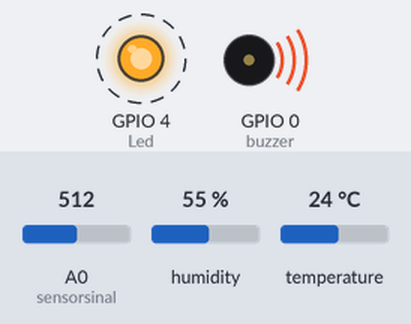
Bench run of a sketch on a simulated ESP8266 (NodeMCU). Parts: output pins drawn as LEDs (lit = HIGH), buzzer (waves = sounding). Dashed ring = blinking. Inputs (shaded band) come from the test bench; at power-on: humidity 55 %, A0 (sensorsinal) = 512, temperature 24 °C. WiFi joins after 1.5 s; servers stay silent unless stated; no MQTT or app messages arrive unless stated; pins used as bus, display or sensor lines are not drawn; what the sketch prints to the serial monitor is not drawn.

Above: at 2.7 s.
2.8 s: humidity set to 41 %
8.1 s: humidity set to 37 %
At 10.2 s:
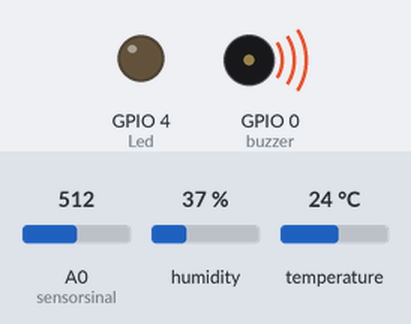
13.2 s: humidity set to 40 %
At 14.4 s:
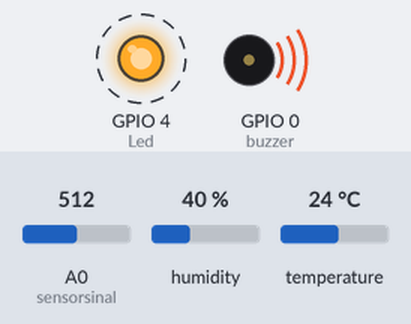
18.3 s: humidity set to 22 %
At 19.5 s:
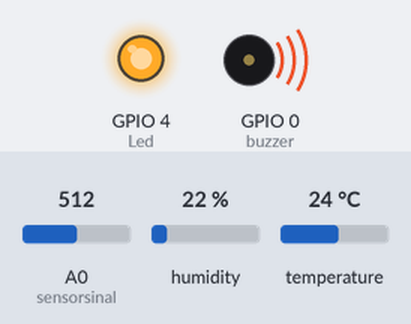
Timing chart, 0 to 21.4 s (numbered marks = the images above; inputs shaded):
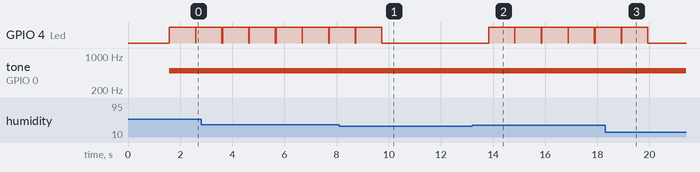

The sketch:

ProjectA.ino
```cpp
#include <ESP8266WiFi.h> // Adciona a Biblioteca que permite que o ESP Conecte a o WIFI
#include <PubSubClient.h> // Adciona a Biblioteca que Permite que o ESP conecte a o MQTT
#include <DHT.h> //Biblioteca para funcionamento do sensor de temperatura e umidade DHT11
#include "Secrets.h" // importa as variaveis de senha e login do broker MQTT e do WiFI
#include "Mqtt.h" // importa os topicos usados pelo programa

#define sensorvcc 5 //Define o pino de energia que sera usado pelo sensor de nivel de agua
#define sensorsinal 17  //Define o pino de leitura do sensor de nivel de agua

#define Led 4 // Define o pino do Led

const int buzzer = 0;  // Define o pino do buzzer

#define DHTPIN 2 //Pino digital D2 (GPIO5) conectado ao DHT11
#define DHTTYPE DHT11 //Tipo do sensor DHT11

DHT dht(DHTPIN, DHTTYPE); //Inicializando o objeto dht do tipo DHT passando como parâmetro o pino (DHTPIN) e o tipo do sensor (DHTTYPE)

float temperatura; //variável para armazenar a temperatura
float umidade; //Variável para armazenar a umidade

int val = 0; // Cria a variavel Val que armazena o valor lido pelo sensor de nivel de agua

String msg; // Criar a variavel do tipo String msg

WiFiClient espClient; // Criar a variavel que sera usada para conectar no WIFI
PubSubClient client(espClient); // Criar a variavel que sera usada para conectar no Broker

void setup() {
  pinMode(sensorvcc, OUTPUT); // Define o pino vcc do sensor de nivel de agua como um output

  digitalWrite(sensorvcc, LOW); // Deixa o pino vcc do sendor de nivel de agua em LOW

  pinMode(buzzer,OUTPUT); // Define o buzzer como um output

  pinMode(Led, OUTPUT); // Define o led como um output

  Serial.begin(9600); // Define que o monitor serial sera iniciado na Configuração 115200

  dht.begin(); // inicia o sensor de umidade e temperatura

  //Inicia a Conexão com o WIFI
  WiFi.begin(ssid, password); // Inicia a conexão com o WIFI
  while (WiFi.status() != WL_CONNECTED) { // Aguarda ate o Wifi estar conectado
      delay(500); // Espera 500 milisegundo
      Serial.println("Iniciado conexão..."); // Mostrar no monitor serial o texto Iniciado conexão.
  }
  Serial.println("WIFI Conectado"); // Quando o WIFI conectar mostrar no monitor serial o texto WIFI Conectado
  // Termina de Conectar com o WIFI

  //Inicia a Conexão com o MQTT
  client.setServer(mqtt_broker, mqtt_port); // Inicia a conexão com o Broker
  client.setCallback(callback); // Verifica a resposta
  while (!client.connected()) { // Aguarda ate o Broker estar conectado
      String client_id = "esp8266-client-dw"; // Define o ID que o ESP usara no Broker
      client_id += String(WiFi.macAddress()); // Criar um ID usando o MAC address para que nao aja conflito de ids
      Serial.printf("Conectando a Broker\n", client_id.c_str());
      if (client.connect(client_id.c_str(), mqtt_username, mqtt_password)) { // coloca o mqtt_username e o mqtt_password para que seja feito o login no Broker
           Serial.println("Broker Conectado"); // Mostrar no monitor serial o texto Broker Conectado
      } else { // Caso nao consiga se conectar a o Broker
          Serial.print("Falha na conexão"); // Mostrar no monitor serial o texto Falha na conexão
          Serial.print(client.state()); // Mostrar no monitor serial o Status da conexão
          delay(2000); // Aguarda dois segundos para uma nova conexão
      }
  }
  //Termina de conectar com MQTT


  client.subscribe(topicProject); // Se inscreve no Topico para receber futuras mensagem de resposta
  client.publish(topicProject, "Null/ESP"); // Publica no topico defino A mesagem Null/ESP
  client.subscribe(topicNivelAlert); // Se inscreve no Topico para pode enviar mensagem do nivel do sensor
  client.subscribe(topicUmidade); // Se inscreve no Topico para pode enviar mensagem do nivel do Umidade
  client.subscribe(topicTemperatura); // Se inscreve no Topico para pode enviar mensagem do nivel do Temperatura
}

void callback(char *topic, byte *payload, unsigned int length) { // Caso tenha uma mensagem do broker
  Serial.print("Mensagem publica no Topico: "); // Mostrar no monitor serial o texto Mensagem publica no Topico:
  Serial.println(topic); // Mostrar no monitor serial o Topico
  Serial.print("Mesagem:"); // Mostrar no monitor serial o texto Mensagem:

  String msg; // Reseta a messagem para que nao haja erro

  for (int i = 0; i < length; i++) { // Cria um For para receber a messagem
      Serial.print((char) payload[i]); // Mostra no monitor seril cada letra da mesagem
      char c = ((char) payload[i]); // Amarzena as letras na variavel c
      msg += c; // Armazena as letras para criar a mesagem
  }

  Serial.println(); // Pula uma linha
}

void loop() {
  client.loop(); //Inicia o loop de conexão
  umidade = dht.readHumidity(); // le a umidade e armazena no sensor de umidade

  int level = readSensor(); // exuta a funcao de leitura do sensor e armazena o valor de val na variavel level

  if (umidade >= 40 and level > 400) { // verifica se o as condicoes sao atendidas
   client.publish(topicNivelAlert, "Aviso"); // publica no topico NivelAlert a mensagem Aviso
   digitalWrite(Led, HIGH); // Liga o Led
   tone(buzzer, 500); // Liga o Buzzer
   delay(1000); // espera 1 segundo
  }
  digitalWrite(Led, LOW); // Desliga o led

  noTone(buzzer); // Desliga o Buzzer
}

int readSensor() {  // Funcao que le os dados do sensor
digitalWrite(sensorvcc, HIGH); // Deixa o pino ligado a vcc do sensor de nivel de agua HIGH
delay(10); // Espera 10 milisegundos
val = analogRead(sensorsinal); // faz a leitura do sensor
digitalWrite(sensorvcc, LOW);  // Deixa o pino ligado a vcc do sensor de nivel de agua LOW
return val; // Retorna a variavel com valor lido no sensor
}
```

Mqtt.h
```cpp
const char *mqtt_broker = "mqtt.internetecoisas.com.br"; // Cria a variavel mqtt_broker onde fica armazenado o URL do Broker
const char *topicProject = "Null/project"; // Cria a variavel topicProject usada para sabermos se a Conexão foi bem sucedida
const char *topicNivelAlert = "Null/NivelAlert"; // Cria a variavel topicNivelAlert onde sera publicado a Mensagem de aviso
const char *NivelPorcentagem = "Null/NivelPorcentagem"; // Cria a variavel NivelPorcentagem onde sera usada para publicar as porcetagem de nivel do sensor
const char *topicNivel = "Null/Nivel"; // Cria a variavel topicNivel onde sera publicado os valores lidos pelo sensor de nivel de agua
const char *topicUmidade = "Null/Umidade"; // Cria a variavel topicUmidade onde sera publicado os valores lidos pelo sensor de Umidade
const char *topicTemperatura = "Null/Temperatura"; // Cria a variavel topicTemperatura  onde sera publicado os valores lidos pelo sensor de Temperatura
const int mqtt_port = 1883; // Criar a variavel mqtt_port onde ficara a armazenado a porta onde o Broker estar localizada
```

Secrets.h
```cpp
const char *ssid = ""; // Cria a variavel ssid onde sera armarzenado o nome do WIFI que o ESP se conectara
const char *password = "";  // Cria a variavel password onde sera armarzenado a sebga do WIFI que o ESP se conectara

const char *mqtt_username = ""; // Cria a variavel mqtt_username onde fica armazenado o login que sera usado para conectar no Broker
const char *mqtt_password = ""; // Cria a variavel mqtt_password onde fica armazenado a senha que sera usado para conectar no Broker
```

Measured:
- the behaviour switches between 40 and 39 % on humidity (found by bisection; images 0 and 1)
- after the input at 8.1 s, GPIO 4 (Led): goes on until 9.7 s, then stays LOW
- after the input at 13.2 s, GPIO 4 (Led): alternates HIGH for 1.0 s and LOW for 0.02 s, starting after 0.63 s
- after the input at 18.3 s, GPIO 4 (Led): goes on until 19.9 s, then stays LOW
- by itself, GPIO 4 (Led): alternates HIGH for 1.0 s and LOW for 0.03 s
